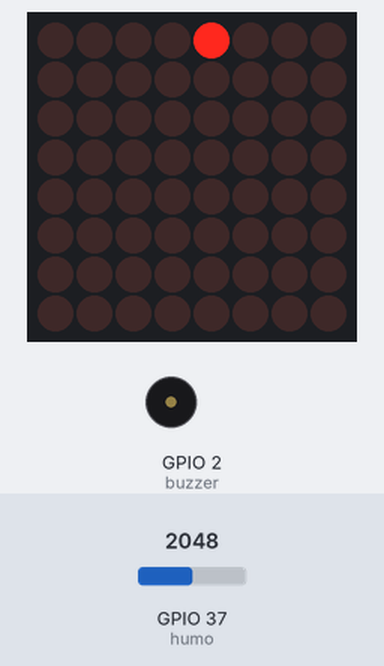
The sketch below on a simulated ESP32. Shown: 8×8 LED matrix, buzzer (waves = sounding, pin HIGH). The test bench sets the inputs (shaded band); at power-on: GPIO 37 (humo) = 2048. What the sketch prints to the serial monitor is not drawn.

Above: at 2.1 s.
At 4.5 s:
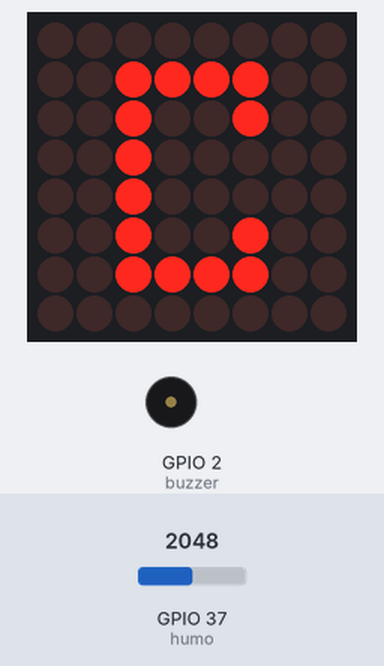
At 13.5 s:
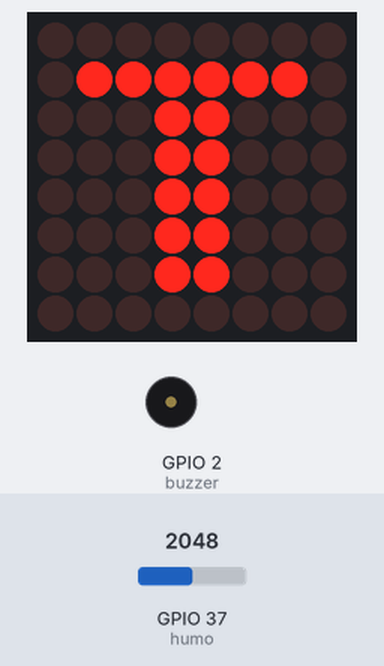
At 15.3 s:
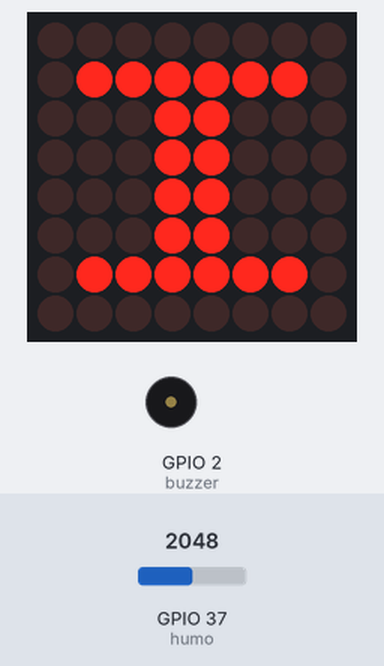
At 22.6 s:
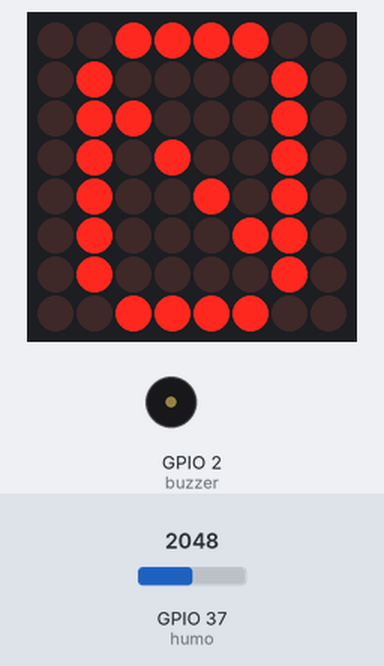
At 31.5 s:
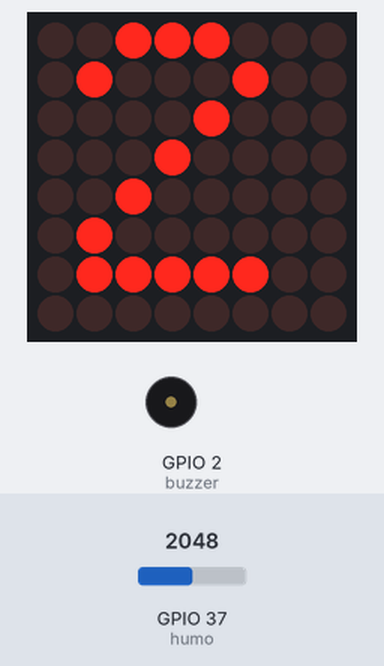

Measured:
- what the display in image 1 shows lasts 1.2 s, from 4.4 s to 5.6 s
- what the display in image 4 shows lasts 1.1 s, from 22.5 s to 23.6 s

The sketch:

ALARMAPRACTICA5CM.ino
```cpp
//CHRISTIAN DANIEL MARROQUÍN BARRIOS
//2022132
//PRACTICA #5
//ALARMA ANTI INCENDIOS
#include "Ticker.h"
#include <LedControl.h> //libreria para las led matricial

void impresion(void);

Ticker Interrupcion(impresion, 3000); //Cada 3 segundos realiza una interrupcion
LedControl matriz = LedControl(11,13,10,1);	// crea un objeto

//Comenzamos con la realizacion de todas las figuras
//figura de signo de exclamacion
byte figura[8]{
0x18, 0x18, 0x18, 0x18, 0x18, 0x0, 0x18, 0x18
};
//Figura de la flama
byte figura_1[8]{
0x8, 0x18, 0x24, 0x52, 0xba, 0x6a, 0x6c, 0x38
};
//Letra C
byte figura_2[8]{
0x0, 0x3c, 0x24, 0x20, 0x20, 0x24, 0x3c, 0x0
};
//Letra H
byte figura_3[8]{
0x42, 0x42, 0x42, 0x7e, 0x7e, 0x42, 0x42, 0x42
};
//letra R
byte figura_4[8]{
0x0, 0x7c, 0x44, 0x44, 0x5c, 0x48, 0x44, 0x42
};
//letra I
byte figura_5[8]{
0x0, 0x7e, 0x18, 0x18, 0x18, 0x18, 0x7e, 0x0
};
//Letra S
byte figura_6[8]{
0x0, 0x3c, 0x42, 0x40, 0x3c, 0x2, 0x2, 0x3c
};
//Letra T
byte figura_14[8]{
0x0, 0x7e, 0x18, 0x18, 0x18, 0x18, 0x18, 0x0
};
//Letra I
byte figura_15[8]{
0x0, 0x7e, 0x18, 0x18, 0x18, 0x18, 0x7e, 0x0
};
//Letra A
byte figura_16[8]{
0x0, 0x18, 0x24, 0x42, 0x7e, 0x42, 0x42, 0x42
};
//Letra N
byte figura_17[8]{
0x81, 0xc1, 0xe1, 0xb1, 0x99, 0x8d, 0x87, 0x83
};
//numero 2
byte figura_7[8]{
0x38, 0x44, 0x8, 0x10, 0x20, 0x40, 0x7c, 0x0
};
//numero 0
byte figura_8[8]{
0x3c, 0x42, 0x62, 0x52, 0x4a, 0x46, 0x42, 0x3c
};
//numero 2
byte figura_9[8]{
0x38, 0x44, 0x8, 0x10, 0x20, 0x40, 0x7c, 0x0
};
//numero 2
byte figura_10[8]{
0x38, 0x44, 0x8, 0x10, 0x20, 0x40, 0x7c, 0x0
};
//numero 1
byte figura_11[8]{
0xc, 0x14, 0x4, 0x4, 0x4, 0x4, 0x1f, 0x0
};
//numero 3
byte figura_12[8]{
0x1c, 0x22, 0x2, 0x1e, 0x2, 0x2, 0x22, 0x1c
};
//numero 2
byte figura_13[8]{
0x38, 0x44, 0x8, 0x10, 0x20, 0x40, 0x7c, 0x0
};
//Terminamos el diseño de figuras

//Definimos los pines
int evalua;//nos ayudara a evaluar el valor del sensor
int buzzer=2;//indica el pin del buzzer
int humo=A1;//indica el pin del sensor


void setup() {
  Serial.begin(9600);  //Inicio la comunicacion serial
  matriz.shutdown(0,false);	// enciende la matriz
  matriz.setIntensity(0,4);	// establece el brillo
  matriz.clearDisplay(0);	//limpia la matriz led
  Interrupcion.start();   //Inicializa la libreria y las interrupciones por software
  pinMode(buzzer, OUTPUT); //el pin buzzer se encuentra como salida
  //Imprime todo caracter hecho
  delay(2000);
  diseno_1();
  delay(1000);
  diseno_2();
  delay(1000);
  diseno_3();
  delay(1000);
  diseno_4();
  delay(1000);
  diseno_5();
  delay(1000);
  diseno_6();
  delay(1000);
  diseno_14();
  delay(1000);
  diseno_15();
  delay(1000);
  diseno_16();
  delay(1000);
  diseno_17();
  delay(1000);
  diseno_7();
  delay(1000);
  diseno_8();
  delay(1000);
  diseno_9();
  delay(1000);
  diseno_10();
  delay(1000);
  diseno_11();
  delay(1000);
  diseno_12();
  delay(1000);
  diseno_13();
  delay(1000);
}

void loop() {
  Interrupcion.update(); //Actualiza la libreria para la interrupcion

  evalua = analogRead(humo);
  if(evalua <400){
    digitalWrite(buzzer, HIGH);//enciende el buzzer
    diseno();//hace lo de la funcion
    delay(1000);//tome un descanso
    matriz.clearDisplay(0);	//limpia la matriz led
    diseno_1();
    delay(1000);//tome un descanso
    matriz.clearDisplay(0);	//limpia la matriz led
  }else{
    digitalWrite(buzzer, LOW);//apagamos el buzzer
    delay(10);
    matriz.clearDisplay(0);	//limpia la matriz led
  }

}

//funcion para el signo de exclamacion
void diseno(){//se crea la funcion para la figura
     matriz.clearDisplay(0);
      for (int i = 0; i < 8; i++) //bucle 8 veces por el array
     {
     matriz.setRow(0,i,figura[i]);//establece fila con valor de array cero en misma posicion
     delay(100);
     }
}

//funcion para la llama
void diseno_1(){//se crea la funcion para la figura
     matriz.clearDisplay(0);
      for (int i = 0; i < 8; i++) //bucle 8 veces por el array
     {
     matriz.setRow(0,i,figura_1[i]);//establece fila con valor de array cero en misma posicion
     delay(100);
     }
}

//funcion para la   C
void diseno_2(){//se crea la funcion para la figura
     matriz.clearDisplay(0);
      for (int i = 0; i < 8; i++) //bucle 8 veces por el array
     {
     matriz.setRow(0,i,figura_2[i]);//establece fila con valor de array cero en misma posicion
     delay(100);
     }
}

//funcion para la H
void diseno_3(){//se crea la funcion para figura
     matriz.clearDisplay(0);
      for (int i = 0; i < 8; i++) //bucle 8 veces por el array
     {
     matriz.setRow(0,i,figura_3[i]);//establece fila con valor de array cero en misma posicion
     delay(100);
     }
}

//funcion para la R
void diseno_4(){//se crea la funcion para la figura
     matriz.clearDisplay(0);
      for (int i = 0; i < 8; i++)  //bucle 8 veces por el array
     {
     matriz.setRow(0,i,figura_4[i]);//establece fila con valor de array cero en misma posicion
     delay(100);
     }
}

//funcion para la I
void diseno_5(){//se crea la funcion para la figura
     matriz.clearDisplay(0);
      for (int i = 0; i < 8; i++)  //bucle 8 veces por el array
     {
     matriz.setRow(0,i,figura_5[i]);//establece fila con valor de array cero en misma posicion
     delay(100);
     }
}

//funcion para la S
void diseno_6(){//se crea la funcion para la figura
     matriz.clearDisplay(0);
      for (int i = 0; i < 8; i++)  //bucle 8 veces por el array
     {
     matriz.setRow(0,i,figura_6[i]);	//establece fila con valor de array cero en misma posicion
     delay(100);
     }
}

//funcion para la T
void diseno_14(){//se crea la funcion para la figura
     matriz.clearDisplay(0);
      for (int i = 0; i < 8; i++)  //bucle 8 veces por el array
     {
     matriz.setRow(0,i,figura_14[i]);	//establece fila con valor de array cero en misma posicion
     delay(100);
     }
}

//funcion para la I
void diseno_15(){//se crea la funcion para la figura
     matriz.clearDisplay(0);
      for (int i = 0; i < 8; i++)  //bucle 8 veces por el array
     {
     matriz.setRow(0,i,figura_15[i]);	//establece fila con valor de array cero en misma posicion
     delay(100);
     }
}

//funcion para la A
void diseno_16(){//se crea la funcion para la figura
     matriz.clearDisplay(0);
      for (int i = 0; i < 8; i++)  //bucle 8 veces por el array
     {
     matriz.setRow(0,i,figura_16[i]);	//establece fila con valor de array cero en misma posicion
     delay(100);
     }
}

//funcion para la N
void diseno_17(){//se crea la funcion para la figura
     matriz.clearDisplay(0);
      for (int i = 0; i < 8; i++)  //bucle 8 veces por el array
     {
     matriz.setRow(0,i,figura_17[i]);	//establece fila con valor de array cero en misma posicion
     delay(100);
     }
}

//funcion para el numero 2
void diseno_7(){//se crea la funcion para el numero 2
     matriz.clearDisplay(0);
      for (int i = 0; i < 8; i++)  //bucle 8 veces por el array
     {
     matriz.setRow(0,i,figura_7[i]);//establece fila con valor de array cero en misma posicion
     delay(100);
     }
}

//funcion para el numero 0
void diseno_8(){//se crea la funcion para el numero 0
     matriz.clearDisplay(0);
      for (int i = 0; i < 8; i++) //bucle 8 veces por el array
     {
     matriz.setRow(0,i,figura_8[i]);	// establece fila con valor de array cero en misma posicion
     delay(100);
     }
}

//funcion para el numero 2
void diseno_9(){//se crea la funcion para el numero 2
     matriz.clearDisplay(0);
      for (int i = 0; i < 8; i++)  //bucle 8 veces por el array
     {
     matriz.setRow(0,i,figura_9[i]);//establece fila con valor de array cero en misma posicion
     delay(100);
     }
}

//funcion para el numero 2
void diseno_10(){//se crea la funcion el numero 2
     matriz.clearDisplay(0);
      for (int i = 0; i < 8; i++)  //bucle 8 veces por el array
     {
     matriz.setRow(0,i,figura_10[i]);	// establece fila con valor de array cero en misma posicion
     delay(100);
     }
}

//funcion para el numero 1
void diseno_11(){//se crea la funcion el numero 1
     matriz.clearDisplay(0);
      for (int i = 0; i < 8; i++) //bucle 8 veces por el array
     {
     matriz.setRow(0,i,figura_11[i]);	//establece fila con valor de array cero en misma posicion
     delay(100);
     }
}

//funcion para el numero 3
void diseno_12(){//se crea la funcion para el numero 3
     matriz.clearDisplay(0);
      for (int i = 0; i < 8; i++)  //bucle 8 veces por el array
     {
     matriz.setRow(0,i,figura_12[i]);	//establece fila con valor de array cero en misma posicion
     delay(100);
     }
}

//funcion para el numero 2
void diseno_13(){//se crea la funcion para el numero 2
     matriz.clearDisplay(0);
      for (int i = 0; i < 8; i++) //bucle 8 veces por el array
     {
     matriz.setRow(0,i,figura_13[i]);	//establece fila con valor de array cero en misma posicion
     delay(100);
     }
}

//para la ultima interrupcion
void impresion(void){
 Serial.println(evalua);//se imprime el valor del sensor
}
```
